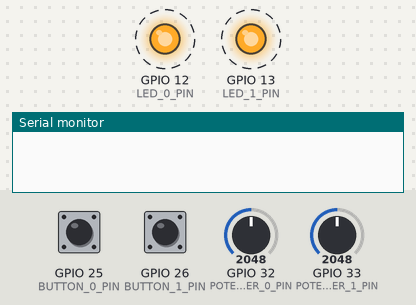
Simulated run of this program. Board: ESP32. Shown: output pins drawn as LEDs (lit = HIGH), the last lines printed to the serial monitor. Dashed ring = blinking. The test bench sets the inputs (shaded band); at power-on: GPIO 32 (POTENTIOMETER_0_PIN) = 2048, GPIO 25 (BUTTON_0_PIN) HIGH, GPIO 33 (POTENTIOMETER_1_PIN) = 2048, GPIO 26 (BUTTON_1_PIN) HIGH.

Above: at 0.87 s.
1.3 s: GPIO 32 (POTENTIOMETER_0_PIN) set to 1228
4.3 s: GPIO 25 (BUTTON_0_PIN) pulled LOW for 0.15 s
At 4.38 s:
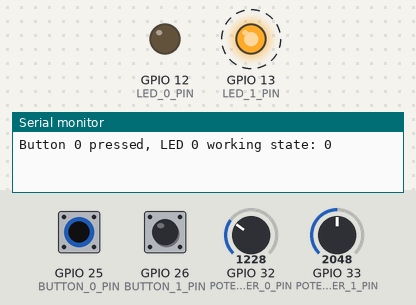
7.3 s: GPIO 33 (POTENTIOMETER_1_PIN) set to 0
At 7.52 s:
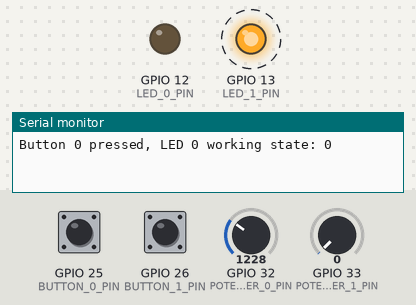
10.3 s: GPIO 26 (BUTTON_1_PIN) pulled LOW for 0.15 s
At 10.8 s:
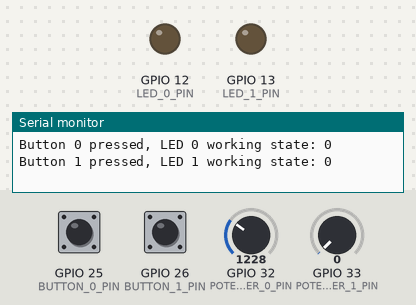
11.9 s: GPIO 26 (BUTTON_1_PIN) pulled LOW for 1 s
At 12.25 s:
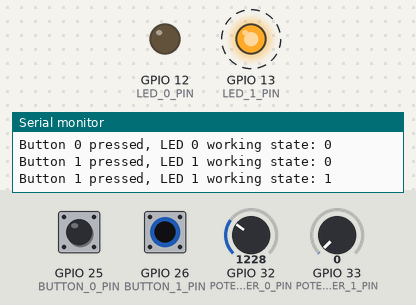
14.9 s: GPIO 26 (BUTTON_1_PIN) pulled LOW for 3.2 s
At 15.9 s:
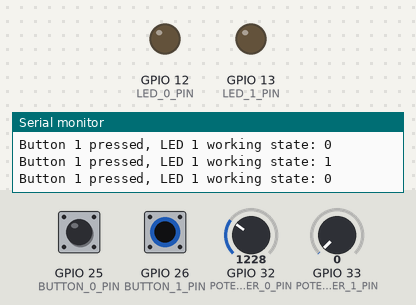
Timing chart, 0 to 17.9 s (numbered marks = the images above; inputs shaded):
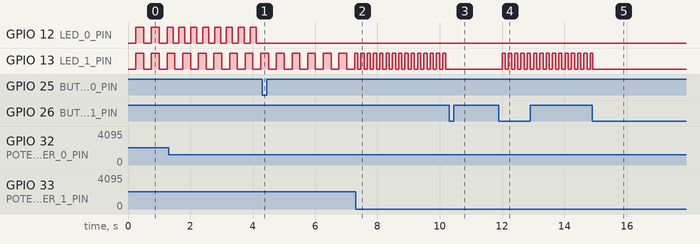

The program:

main.cpp
```cpp
#include <Arduino.h>

#define LED_0_PIN 12
#define LED_1_PIN 13
#define BUTTON_0_PIN 25
#define BUTTON_1_PIN 26
#define POTENTIOMETER_0_PIN 32
#define POTENTIOMETER_1_PIN 33
#define TIME_IN_US 10 // 10us are 0.01ms
#define DEBOUNCE_DELAY_CYCLES 20000 // Cycles of TIME_IN_US that the button will be ignored (20000 * 10us = 200ms)
#define MIN_PULSE_CYCLES 5000
#define MAX_PULSE_CYCLES 20000

int static debounce_0_counter = 0; // Counter of cycles of TIME_IN_US
int static debounce_1_counter = 0; // Counter of cycles of TIME_IN_US
int static potentiometer_0_value = 0;
int static potentiometer_1_value = 0;
int static led_0_working_state = 1;
int static led_1_working_state = 1;
int static led_0_counter = 0; // Counter of cycles of TIME_IN_US
int static led_1_counter = 0; // Counter of cycles of TIME_IN_US
hw_timer_t static *timer = NULL;

int configPins();
int configInterrupts();
int configTimer();
void button0ISR();
void button1ISR();
void timerISR();
void togglePin(int pin);
void readPotentiometer0();
void readPotentiometer1();
void updateLED0();
void updateLED1();

void setup() {
    Serial.begin(115200);
    configPins();
    configInterrupts();
    configTimer();
}

void loop() {
    readPotentiometer0();
    readPotentiometer1();
    updateLED0();
    updateLED1();
}

int configPins() {
    pinMode(LED_0_PIN, OUTPUT);
    pinMode(LED_1_PIN, OUTPUT);
    pinMode(BUTTON_0_PIN, INPUT_PULLUP);
    pinMode(BUTTON_1_PIN, INPUT_PULLUP);
    return 0;
}

int configInterrupts() {
    attachInterrupt(digitalPinToInterrupt(BUTTON_0_PIN), button0ISR, FALLING);
    attachInterrupt(digitalPinToInterrupt(BUTTON_1_PIN), button1ISR, FALLING);
    return 0;
}

int configTimer() {
    timer = timerBegin(0, 80, true);
    timerAlarmWrite(timer, TIME_IN_US, true);
    timerAttachInterrupt(timer, timerISR, true);
    timerAlarmEnable(timer);
    return 0;
}

void button0ISR() {
    if (debounce_0_counter == 0) {
        debounce_0_counter = DEBOUNCE_DELAY_CYCLES;
        led_0_working_state = !led_0_working_state;
        Serial.print("Button 0 pressed, LED 0 working state: ");
        Serial.println(led_0_working_state);
    }
}

void button1ISR() {
    if (debounce_1_counter == 0) {
        debounce_1_counter = DEBOUNCE_DELAY_CYCLES;
        led_1_working_state = !led_1_working_state;
        Serial.print("Button 1 pressed, LED 1 working state: ");
        Serial.println(led_1_working_state);
    }
}

void IRAM_ATTR timerISR() {
    led_0_counter++;
    led_1_counter++;
    if (debounce_0_counter > 0) {
        debounce_0_counter--;
    }
    if (debounce_1_counter > 0) {
        debounce_1_counter--;
    }
}

void togglePin(int pin) {
    digitalWrite(pin, !digitalRead(pin));
}

void readPotentiometer0() {
    potentiometer_0_value = map(analogRead(POTENTIOMETER_0_PIN), 0, 4095, MIN_PULSE_CYCLES, MAX_PULSE_CYCLES);
}

void readPotentiometer1() {
    potentiometer_1_value = map(analogRead(POTENTIOMETER_1_PIN), 0, 4095, MIN_PULSE_CYCLES, MAX_PULSE_CYCLES);
}

void updateLED0() {
    if (led_0_working_state) {
        if (led_0_counter >= potentiometer_0_value) {
            togglePin(LED_0_PIN);
            led_0_counter = 0;
        }
    } else {
        digitalWrite(LED_0_PIN, LOW);
        led_0_counter = 0;
    }
}

void updateLED1() {
    if (led_1_working_state) {
        if (led_1_counter >= potentiometer_1_value) {
            togglePin(LED_1_PIN);
            led_1_counter = 0;
        }
    } else {
        digitalWrite(LED_1_PIN, LOW);
        led_1_counter = 0;
    }
}
```

Measured:
- after the input at 4.3 s, GPIO 12 (LED_0_PIN): stops changing and stays LOW
- after the input at 7.3 s, GPIO 13 (LED_1_PIN): alternates HIGH for 0.10 s and LOW for 0.10 s, starting after 0.07 s
- after the input at 10.3 s, GPIO 13 (LED_1_PIN): stops changing and stays LOW
- after the input at 11.9 s, GPIO 13 (LED_1_PIN): alternates HIGH for 0.10 s and LOW for 0.10 s, starting after 0.10 s
- after the input at 14.9 s, GPIO 13 (LED_1_PIN): goes on until 14.9 s, then stays LOW
- by itself, GPIO 12 (LED_0_PIN): alternates HIGH for 0.19 s and LOW for 0.19 s
- by itself, GPIO 13 (LED_1_PIN): alternates HIGH for 0.25 s and LOW for 0.25 s
